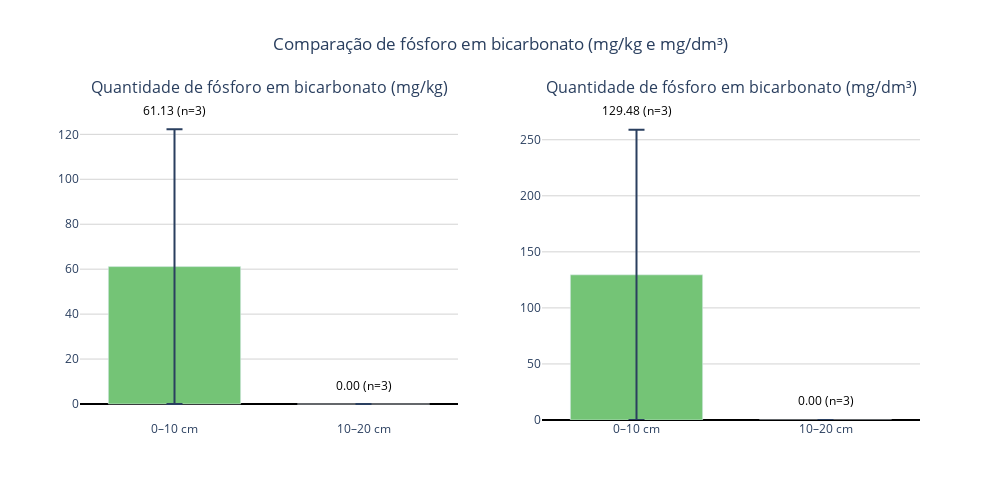

Here is the notebook cell this chart was saved with:
### Code cell
import numpy as np
import plotly.graph_objects as go
from plotly.subplots import make_subplots

# Função para limpar valores negativos (não mensuráveis)
def limpar(valores):
    arr = np.array(valores, dtype=float)
    arr[arr <= 0] = 0
    return arr

# --- Dados mg/kg ---
pi_0_10_mgkg = limpar([R1_0_10_bicarbonato, R2_0_10_bicarbonato, P2_0_10_bicarbonato])
pi_10_20_mgkg = limpar([R1_10_20_bicarbonato, R2_10_20_bicarbonato, P2_10_20_bicarbonato])

# --- Dados mg/dm³ ---
pi_0_10_mgdm3 = limpar([p_R1010, p_R2010, p_P2010])

pi_10_20_mgdm3 = limpar([p_R11020, p_R21020, p_P21020])

# --- Estatísticas ---
def calcular_estatisticas(dados):
    mean = np.nanmean(dados)
    std = np.nanstd(dados, ddof=1)
    n = np.sum(~np.isnan(dados))
    sem = std / np.sqrt(n) if n > 0 else np.nan
    return mean, sem, n

means_mgkg, sems_mgkg, ns_mgkg = zip(*[calcular_estatisticas(pi_0_10_mgkg),
                                       calcular_estatisticas(pi_10_20_mgkg)])
means_mgdm3, sems_mgdm3, ns_mgdm3 = zip(*[calcular_estatisticas(pi_0_10_mgdm3),
                                          calcular_estatisticas(pi_10_20_mgdm3)])

# Labels e cores
labels = ['0–10 cm', '10–20 cm']
colors = ['#74c476', '#a1d99b']

# --- Criar subplots lado a lado ---
fig = make_subplots(rows=1, cols=2, subplot_titles=[
    'Quantidade de fósforo em bicarbonato (mg/kg)',
    'Quantidade de fósforo em bicarbonato (mg/dm³)'
])

# --- Função auxiliar para adicionar texto acima da barra + erro ---
def criar_textos(means, sems, ns):
    textos = []
    y_pos = []
    max_val = max([m + s for m, s in zip(means, sems) if not np.isnan(m)])
    for m, s, n in zip(means, sems, ns):
        if np.isnan(m):
            textos.append('Não mensurável')
            y_pos.append(0.05 * max_val)
        else:
            textos.append(f'{m:.2f}\n(n={n})')
            y_pos.append(m + s + 0.03*max_val)  # deslocamento acima da barra + erro
    return textos, y_pos

texts_mgkg, y_mgkg = criar_textos(means_mgkg, sems_mgkg, ns_mgkg)
texts_mgdm3, y_mgdm3 = criar_textos(means_mgdm3, sems_mgdm3, ns_mgdm3)

# --- Gráfico mg/kg ---
fig.add_trace(go.Bar(
    x=labels,
    y=means_mgkg,
    error_y=dict(type='data', array=sems_mgkg, visible=True, thickness=2, width=8),
    marker_color=colors,
    text=texts_mgkg,
    textposition='none',
), row=1, col=1)

# --- Adiciona anotações acima da barra + erro (mg/kg) ---
for xi, yi, txt in zip(labels, y_mgkg, texts_mgkg):
    fig.add_annotation(
        x=xi,
        y=yi,
        text=txt,
        showarrow=False,
        font=dict(size=12, color='black'),
        xanchor='center',
        yanchor='bottom',
        row=1, col=1
    )

# --- Gráfico mg/dm³ ---
fig.add_trace(go.Bar(
    x=labels,
    y=means_mgdm3,
    error_y=dict(type='data', array=sems_mgdm3, visible=True, thickness=2, width=8),
    marker_color=colors,
    text=texts_mgdm3,
    textposition='none',
), row=1, col=2)

# --- Adiciona anotações acima da barra + erro (mg/dm³) ---
for xi, yi, txt in zip(labels, y_mgdm3, texts_mgdm3):
    fig.add_annotation(
        x=xi,
        y=yi,
        text=txt,
        showarrow=False,
        font=dict(size=12, color='black'),
        xanchor='center',
        yanchor='bottom',
        row=1, col=2
    )

# --- Layout ---
fig.update_layout(
    height=500,
    width=1000,
    showlegend=False,
    title_text="Comparação de fósforo em bicarbonato (mg/kg e mg/dm³)",
    title_x=0.5,
    bargap=0.3,
    plot_bgcolor='white',
    font=dict(size=12)
)

# Linhas de referência no zero
fig.update_yaxes(showgrid=True, gridcolor='lightgray', zeroline=True, zerolinecolor='black')

fig.show()

### Figure 1 — Plotly figure (JSON) as saved in the notebook; plotly's stock layout.template omitted (floating-point values rounded to 4 significant figures)
{"data": [{"error_y": {"array": [61.13, 0], "thickness": 2, "type": "data", "visible": true, "width": 8}, "marker": {"color": ["#74c476", "#a1d99b"]}, "text": ["61.13\n(n=3)", "0.00\n(n=3)"], "textposition": "none", "type": "bar", "x": ["0–10 cm", "10–20 cm"], "xaxis": "x", "y": [61.13, 0], "yaxis": "y"}, {"error_y": {"array": [129.5, 0], "thickness": 2, "type": "data", "visible": true, "width": 8}, "marker": {"color": ["#74c476", "#a1d99b"]}, "text": ["129.48\n(n=3)", "0.00\n(n=3)"], "textposition": "none", "type": "bar", "x": ["0–10 cm", "10–20 cm"], "xaxis": "x2", "y": [129.5, 0], "yaxis": "y2"}], "layout": {"annotations": [{"font": {"size": 16}, "showarrow": false, "text": "Quantidade de fósforo em bicarbonato (mg/kg)", "x": 0.225, "xanchor": "center", "xref": "paper", "y": 1, "yanchor": "bottom", "yref": "paper"}, {"font": {"size": 16}, "showarrow": false, "text": "Quantidade de fósforo em bicarbonato (mg/dm³)", "x": 0.775, "xanchor": "center", "xref": "paper", "y": 1, "yanchor": "bottom", "yref": "paper"}, {"font": {"color": "black", "size": 12}, "showarrow": false, "text": "61.13\n(n=3)", "x": "0–10 cm", "xanchor": "center", "xref": "x", "y": 125.9, "yanchor": "bottom", "yref": "y"}, {"font": {"color": "black", "size": 12}, "showarrow": false, "text": "0.00\n(n=3)", "x": "10–20 cm", "xanchor": "center", "xref": "x", "y": 3.668, "yanchor": "bottom", "yref": "y"}, {"font": {"color": "black", "size": 12}, "showarrow": false, "text": "129.48\n(n=3)", "x": "0–10 cm", "xanchor": "center", "xref": "x2", "y": 266.7, "yanchor": "bottom", "yref": "y2"}, {"font": {"color": "black", "size": 12}, "showarrow": false, "text": "0.00\n(n=3)", "x": "10–20 cm", "xanchor": "center", "xref": "x2", "y": 7.769, "yanchor": "bottom", "yref": "y2"}], "bargap": 0.3, "font": {"size": 12}, "height": 500, "plot_bgcolor": "white", "showlegend": false, "title": {"text": "Comparação de fósforo em bicarbonato (mg/kg e mg/dm³)", "x": 0.5}, "width": 1000, "xaxis": {"anchor": "y", "domain": [0, 0.45]}, "xaxis2": {"anchor": "y2", "domain": [0.55, 1]}, "yaxis": {"anchor": "x", "domain": [0, 1], "gridcolor": "lightgray", "showgrid": true, "zeroline": true, "zerolinecolor": "black"}, "yaxis2": {"anchor": "x2", "domain": [0, 1], "gridcolor": "lightgray", "showgrid": true, "zeroline": true, "zerolinecolor": "black"}}}
